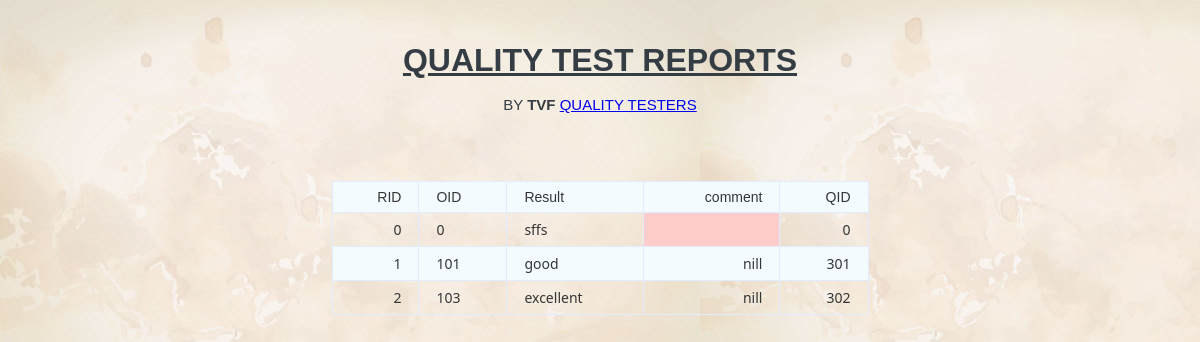
The page /Qtest.php on the database its author committed.
### tables this page shows
CREATE TABLE `qtestdec1` (
  `RID` mediumint(3) NOT NULL,
  `Oid` mediumint(3) NOT NULL
);

CREATE TABLE `qtestdec2` (
  `Oid` mediumint(3) NOT NULL,
  `result` varchar(20) NOT NULL,
  `comment` varchar(20) NOT NULL,
  `Qid` mediumint(3) NOT NULL
);

### Qtest.php (the view, shortened to what this page needs)
<?php
$conn= mysqli_connect("127.0.0.1:3307", "root", "bala123", "fashion_loft");
$result2= mysqli_query($conn, "SELECT * FROM qtestdec1 natural join qtestdec2");
$row2=mysqli_fetch_assoc($result2);
?>
<html>
<head>
	</head>
<body background="bac1.jpg">
<table class="data-table">
<center> <b><br><h1><font size="6"><u>Quality test reports</u></font></h1></br></b></center>
<tr>
<td><font face="Arial, Helvetica, sans-serif">RID</font></td>
<td> <font face="Arial, Helvetica, sans-serif"> OID</font></td>
<td> <font face="Arial, Helvetica, sans-serif"> Result</font></td>
<td> <font face="Arial, Helvetica, sans-serif"> comment</font></td>
<td> <font face="Arial, Helvetica, sans-serif"> QID</font></td>
<center> BY <b> TVF </b> <a href= "Qtestdet.php"> QUALITY TESTERS</a></center>
<br></br>
<br></br>
</tr>
<?php
do
{
echo "<tr>";
echo "<td>" . $row2['RID'] . "</td>";
echo "<td>" . $row2['Oid'] . "</td>";
echo "<td>" . $row2['result'] . "</td>";
echo "<td>" . $row2['comment'] . "</td>";
echo "<td>" . $row2['Qid'] . "</td>";
echo "</tr>";
}while($row2= mysqli_fetch_assoc($result2));
?>
</body>
</html>

### Qtest.php (style rules this page uses)
body { font-size: 15px; color: #343d44; font-family: "segoe-ui", "open-sans", tahoma, arial; padding: 0; margin: 0; }
table { margin: auto; font-family: "Lucida Sans Unicode", "Lucida Grande", "Segoe Ui"; font-size: 12px; }
h1 { margin: 25px auto 0; text-align: center; text-transform: uppercase; font-size: 17px; }
table td { transition: all .5s; }
.data-table { border-collapse: collapse; font-size: 14px; min-width: 537px; }
.data-table th, .data-table td { border: 1px solid #e1edff; padding: 7px 17px; }
.data-table tbody td { color: #353535; }
.data-table tbody td:first-child, .data-table tbody td:nth-child(4), .data-table tbody td:last-child { text-align: right; }
.data-table tbody tr:nth-child(odd) td { background-color: #f4fbff; }
.data-table tbody td:empty { background-color: #ffcccc; }

### rows shown on the page
qtestdec1: RID "0", Oid "0", qtestdec2.result "sffs", qtestdec2.Qid "0"
qtestdec1: RID "1", Oid "101", qtestdec2.result "good", qtestdec2.comment "nill", qtestdec2.Qid "301"
qtestdec1: RID "2", Oid "103", qtestdec2.result "excellent", qtestdec2.comment "nill", qtestdec2.Qid "302"
